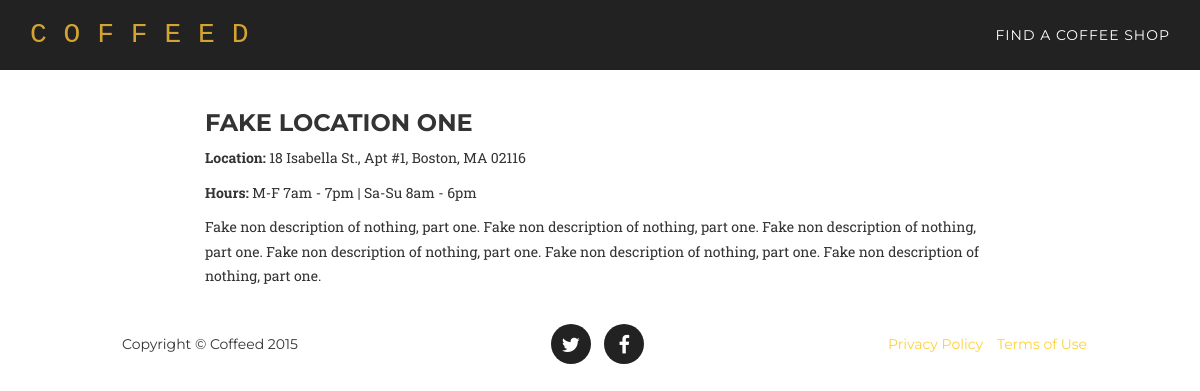
Screenshot of /location/1/detail/ with the database file from the repository.
### core/models.py (models this page shows, shortened)
class Location(models.Model):
	title = models.CharField(max_length=300)
	description = models.TextField(null=True, blank=True)
	address = models.TextField(null=True, blank=True)
	hours = models.TextField(null=True, blank=True)
	image_file = models.ImageField(upload_to=upload_to_location, null=True, blank=True)
	created_at = models.DateTimeField(auto_now_add=True)

### core/views.py (the view)
# urls.py: url(r'location/(?P<pk>\d+)/detail/$', coreviews.LocationDetailView.as_view(), name='location_list'),
class LocationDetailView(DetailView):
	model = coremodels.Location
	template_name = 'location/detail.html'
	context_object_name = 'location'

### templates/location/detail.html
{%  extends "base/theme.html" %}
{%  block main_content %}
<div class="row main-content">
    <div class="col-md-2"></div>
    <div class="col-md-8">
        <div class="">
            <h3>{{ location.title }}</h3>
            {%  if location.address %}<p> <b>Location: </b> {{ location.address }}</p> {%  endif %}
            {%  if location.hours %} <p><b>Hours: </b> {{  location.hours }} {%  endif %}</p>
            <p>{{ location.description }}</p>
        </div>
    </div>
    <div class="col-md-2"></div>
</div>
{% endblock %}

### static/css/agency.css (style rules this page uses)
body { overflow-x: hidden; font-family: "Roboto Slab","Helvetica Neue",Helvetica,Arial,sans-serif; }
p { font-size: 14px; line-height: 1.75; }
h1, h2, h3, h4, h5, h6 { text-transform: uppercase; font-family: Montserrat,"Helvetica Neue",Helvetica,Arial,sans-serif; font-weight: 700; }
body { webkit-tap-highlight-color: #fed136; }
.main-content { padding-top: 90px; }

### rows the page displays
Location: title "FAKE LOCATION ONE", address "18 Isabella St., Apt #1, Boston, MA 02116", hours "M-F 7am - 7pm | Sa-Su 8am - 6pm", description "Fake non description of nothing, part one. Fake non description of nothing, part one. Fake non description of nothing, part one. Fake non description of nothing, part one. Fake non description of nothing, part one. Fake non description of nothing, part one."
